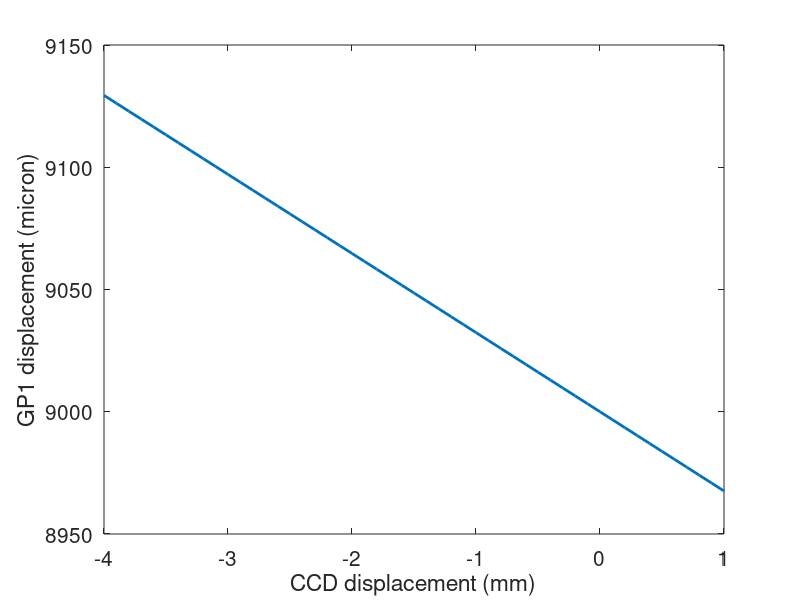

The MATLAB source for this figure:
clear all


fobj=9;
fproj=50;
d=50.00001;
D=60;
d_error=[-4:0.1:1]; %mm
CCD_Size=648*7.4;

for p=1:length(d_error)
    pos_1=1/(1/fproj-1/(d+d_error(p)));

    d_2=D-pos_1;

    pos_2=1/(1/fobj-1/d_2);

    M1=pos_1/(d+d_error(p));
    M2=pos_2/d_2;

    M=M1*M2
    GP1_Pos(p)=pos_2;
    Image_Size(p)=abs(CCD_Size*M);
end

plot(d_error,Image_Size-Image_Size(find(d_error>0,1,'first')), 'LineWidth', 2);

xlabel('CCD displacement (mm)','fontsize',15);
ylabel('Image Size Error (micron)','fontsize',15);
set(gca,'fontsize',15)

plot(d_error,Image_Size, 'LineWidth', 2);

xlabel('CCD displacement (mm)','fontsize',15);
ylabel('Image Size Error (micron)','fontsize',15);
set(gca,'fontsize',15)
%%

plot(d_error,(GP1_Pos-GP1_Pos(find(d_error>0,1,'first')))*1000, 'LineWidth', 2);

xlabel('CCD displacement (mm)','fontsize',15);
ylabel('GP1 displacement (micron)','fontsize',15);
set(gca,'fontsize',15)


plot(d_error,(GP1_Pos)*1000, 'LineWidth', 2);

xlabel('CCD displacement (mm)','fontsize',15);
ylabel('GP1 displacement (micron)','fontsize',15);
set(gca,'fontsize',15)